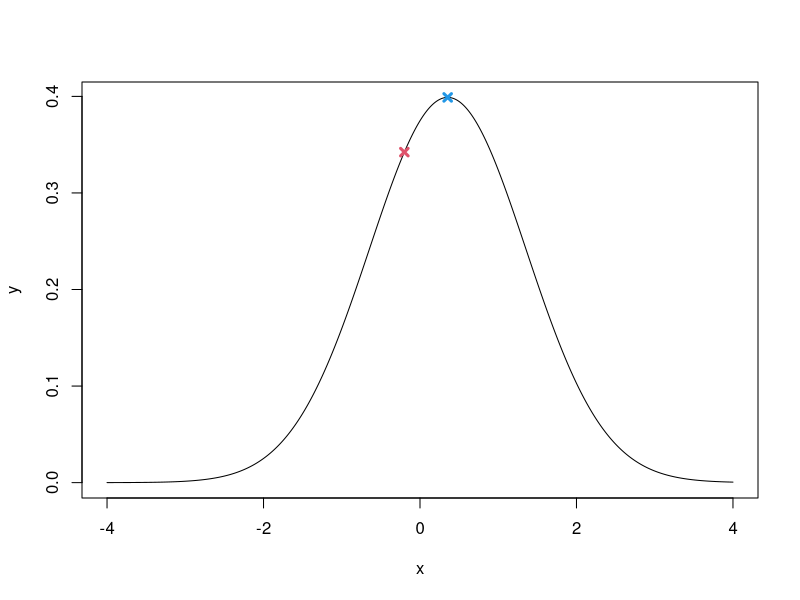

Generate this figure with R:
################################
### Computational Statistics ###
### One dimensional Newton   ###
### Example from lecture     ###
################################

# Example function to be maximized
g <- function(x){
  co <- sqrt(2)/4
  1/sqrt(2*3.141592) * exp(-(x-co)^2/2)
}
# First derivative
dg <- function(x){
  co <- sqrt(2)/4
  -(x-co)/sqrt(2*3.141592) * exp(-(x-co)^2/2)
}
# Second derivative
d2g <- function(x){
  co <- sqrt(2)/4
  (-1+(x-co)^2)/sqrt(2*3.141592) * exp(-(x-co)^2/2)
}

# Newton function
# x0 in function-call is starting value
# with graphical output
newton <- function(x0, eps=0.0001){
  xt  <- x0
  xt1 <- x0 + 2  # xt1 is x(t-1); starting value here just to ensure that while-condition is met 
  while(abs(xt-xt1)>eps)
  {
    xt1 <- xt
    xt  <- xt1 - dg(xt1)/d2g(xt1)
    print(xt)   # iteration output
  }
  xt
}

xs   <- -0.2  # starting value - test other values and check what happens
xmax <- newton(xs)

# graphical output
xv   <- seq(-4, 4, by=0.01)
plot(xv, g(xv), type="l", xlab="x", ylab="y")
points(xs, g(xs), col=2, pch=4, lwd=3)      # starting value in plot
points(xmax, g(xmax), col=4, pch=4, lwd=3)  # result in plot
 